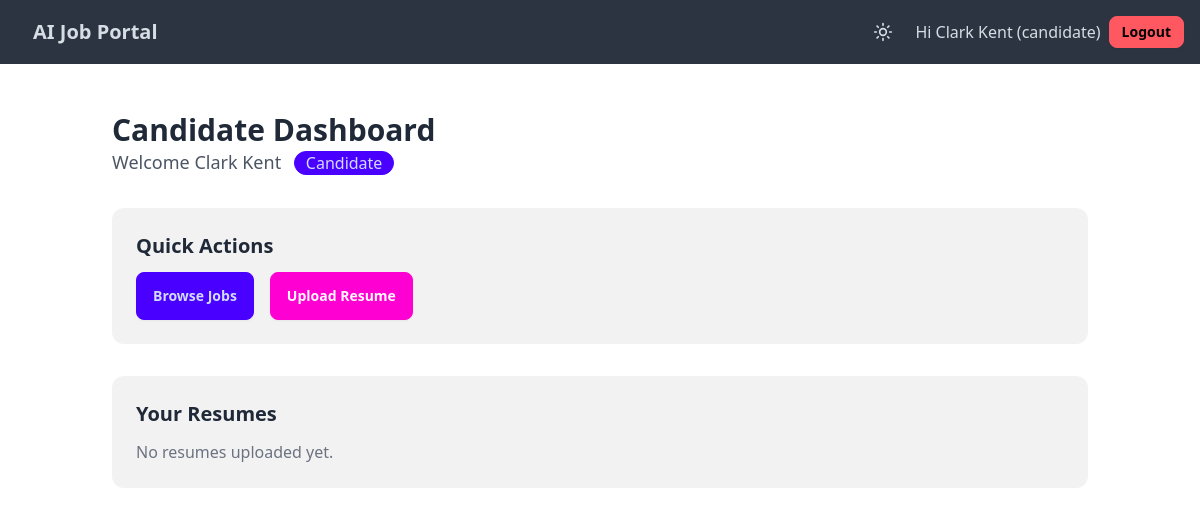
Page /candidate/dashboard/ (signed in) on the earlier database version.
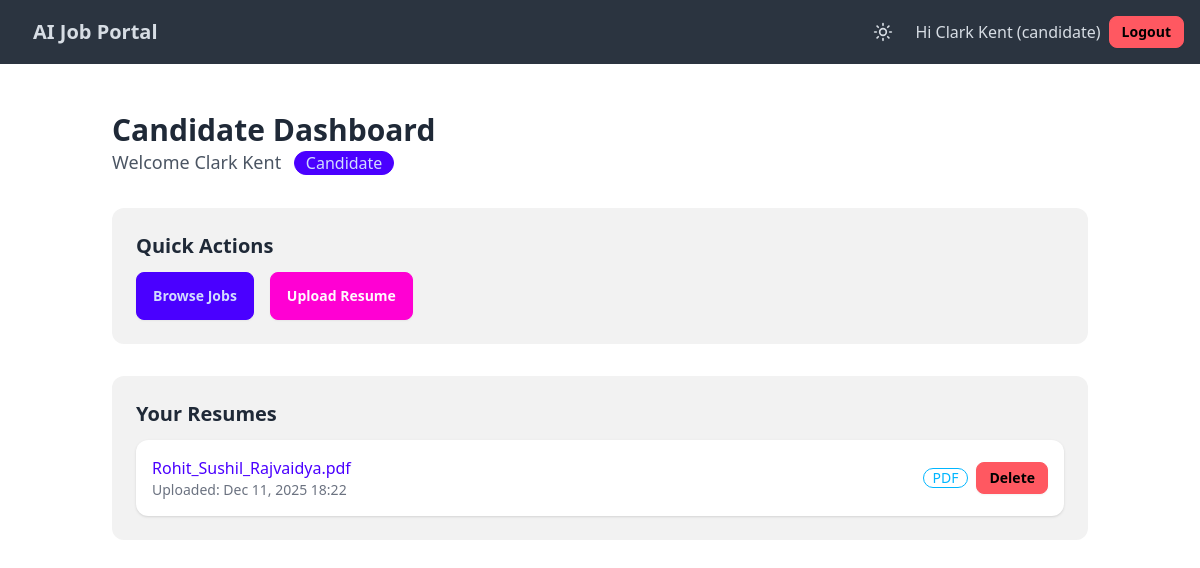
Same page on the later database version.
### accounts/models.py (models this page shows, shortened)
class User(AbstractUser):
    CANDIDATE = 'candidate'
    RECRUITER = 'recruiter'
    ADMIN = 'admin'   # you can also rely on is_staff/is_superuser
    ROLE_CHOICES = [
        (CANDIDATE, 'Candidate'),
        (RECRUITER, 'Recruiter'),
        (ADMIN, 'Admin'),
    ]
    role = models.CharField(max_length=20, choices=ROLE_CHOICES, default=CANDIDATE)

class CandidateProfile(models.Model):
    user = models.OneToOneField(settings.AUTH_USER_MODEL, on_delete=models.CASCADE, related_name='candidate_profile')
    name = models.CharField(max_length=150, blank=True)
    surname = models.CharField(max_length=150, blank=True)
    headline = models.CharField(max_length=255, blank=True)
    location = models.CharField(max_length=128, blank=True)
    bio = models.TextField(blank=True)

class Resume(models.Model):
    candidate = models.ForeignKey(CandidateProfile, on_delete=models.CASCADE, related_name='resumes')
    file = models.FileField(upload_to='resumes/', null=True, blank=True)  # optional file
    text = models.TextField(blank=True)  # extracted text from resume (OCR/parsing)
    uploaded_at = models.DateTimeField(auto_now_add=True)
    if JSONField:
        embeddings = JSONField(null=True, blank=True)
    else:
        embeddings = models.TextField(null=True, blank=True)

### core/views.py (the view)
# urls.py: path("candidate/dashboard/", views.candidate_dashboard, name="candidate_dashboard"),
@login_required
def candidate_dashboard(request):
    candidate_profile = get_object_or_404(CandidateProfile, user=request.user)
    resumes = candidate_profile.resumes.all()
    return render(request, "core/candidate_dashboard.html", {"resumes": resumes, "candidate_profile": candidate_profile})

### core/templates/core/candidate_dashboard.html (shortened to what this page needs)
{% extends "core/base.html" %}
{% block content %}
<div class="p-6 space-y-8">
    <div>
        <h1 class="text-3xl font-bold">Candidate Dashboard</h1>
        <p class="text-lg text-gray-600">Welcome
            {% if candidate_profile.name or candidate_profile.surname %}
                {{ candidate_profile.name }} {{ candidate_profile.surname }}
            {% else %}
                {{ user.username }}
            {% endif %}
            <span class="badge badge-primary badge-lg ml-2">Candidate</span>
        </p>
    </div>
    <div class="bg-base-200 p-6 rounded-xl">
        <h2 class="text-xl font-semibold">Quick Actions</h2>
        <div class="flex flex-wrap gap-4 mt-3">
            <a href="{% url 'home' %}" class="btn btn-primary">Browse Jobs</a>
            <a href="{% url 'upload_resume' %}" class="btn btn-secondary">Upload Resume</a>
        </div>
    </div>
    <div class="bg-base-200 p-6 rounded-xl">
        <h2 class="text-xl font-semibold">Your Resumes</h2>
        {% if resumes %}
            <ul class="space-y-3 mt-3">
                {% for resume in resumes %}
                    <li class="flex items-center justify-between bg-base-100 p-4 rounded-xl shadow">
                        <div>
                            {% if resume.file.url %}
                                <a href="{{ resume.file.url }}" target="_blank" class="font-medium text-primary">
                                    {{ resume.file.name|slice:"8:" }}
                                </a>
                            {% else %}
                                <span class="font-medium">{{ resume.file.name|default:"Resume" }}</span>
                            {% endif %}
                            <p class="text-sm text-gray-500">Uploaded: {{ resume.uploaded_at|date:"M d, Y H:i" }}</p>
                        </div>
                        <div class="flex items-center gap-2">
                            <span class="badge badge-outline badge-info">PDF</span>
                            <form method="post" action="{% url 'delete_resume' resume.id %}">
                                <button type="submit" class="btn btn-error btn-sm">Delete</button>
                            </form>
                        </div>
                    </li>
                {% endfor %}
            </ul>
        {% else %}
            <p class="text-gray-500 mt-3">No resumes uploaded yet.</p>
        {% endif %}
    </div>
</div>
{% endblock %}

### core/templates/core/base.html (shortened to what this page needs)
<!DOCTYPE html>
<html data-theme="light">
  <head>
    <link
      href="https://cdn.jsdelivr.net/npm/daisyui@4.6.0/dist/full.css"
      rel="stylesheet"
    />
    <script src="https://cdn.tailwindcss.com"></script>
  </head>
  <body>
    <div class="navbar bg-neutral text-neutral-content px-4 mb-6">
      <div class="flex-1">
        <a href="{% url 'home' %}" class="text-xl font-bold btn btn-ghost">
          AI Job Portal
        </a>
      </div>
      <div class="flex-none flex items-center gap-2">
        <button id="themeToggle" class="btn btn-ghost btn-circle" title="Toggle theme" onclick="toggleTheme()">
        </button>
        {% if user.is_authenticated %}
          <span>
            Hi
            {% if user.role == 'candidate' %}
              {{ user.candidate_profile.name }} {{ user.candidate_profile.surname }}
            {% elif user.role == 'recruiter' %}
              {{ user.recruiter_profile.name }} {{ user.recruiter_profile.surname }}
            {% else %}
              {{ user.username }}
            {% endif %}
            ({{ user.role }})
          </span>
          <a href="{% url 'logout' %}" class="btn btn-error btn-sm">
            Logout
          </a>
        {% endif %}
      </div>
    </div>
    <div class="container mx-auto">
      {% block content %}
      {% endblock %}
    </div>
  </body>
</html>

Differences in the rows shown:
added Resume: file.name "Rohit_Sushil_Rajvaidya.pdf", uploaded_at "Dec 11, 2025 18:22"
Other differences:
text no longer shown: "No resumes uploaded yet."
